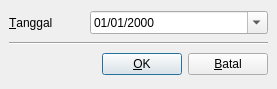
<?xml version="1.0" encoding="UTF-8"?>
<ui version="4.0">
 <class>DateChooserDialog</class>
 <widget class="QDialog" name="DateChooserDialog">
  <property name="geometry">
   <rect>
    <x>0</x>
    <y>0</y>
    <width>277</width>
    <height>89</height>
   </rect>
  </property>
  <property name="windowTitle">
   <string>Dialog</string>
  </property>
  <layout class="QVBoxLayout" name="verticalLayout">
   <property name="leftMargin">
    <number>9</number>
   </property>
   <property name="topMargin">
    <number>9</number>
   </property>
   <property name="rightMargin">
    <number>9</number>
   </property>
   <property name="bottomMargin">
    <number>9</number>
   </property>
   <item>
    <layout class="QHBoxLayout" name="horizontalLayout" stretch="0,1">
     <item>
      <widget class="QLabel" name="label">
       <property name="minimumSize">
        <size>
         <width>75</width>
         <height>0</height>
        </size>
       </property>
       <property name="text">
        <string>&amp;Tanggal</string>
       </property>
       <property name="buddy">
        <cstring>dateEdit</cstring>
       </property>
      </widget>
     </item>
     <item>
      <widget class="QDateEdit" name="dateEdit">
       <property name="displayFormat">
        <string>dd/MM/yyyy</string>
       </property>
       <property name="calendarPopup">
        <bool>true</bool>
       </property>
      </widget>
     </item>
    </layout>
   </item>
   <item>
    <widget class="Line" name="line">
     <property name="orientation">
      <enum>Qt::Horizontal</enum>
     </property>
    </widget>
   </item>
   <item>
    <layout class="QHBoxLayout" name="horizontalLayout_2">
     <property name="spacing">
      <number>6</number>
     </property>
     <item>
      <spacer name="horizontalSpacer">
       <property name="orientation">
        <enum>Qt::Horizontal</enum>
       </property>
       <property name="sizeHint" stdset="0">
        <size>
         <width>40</width>
         <height>20</height>
        </size>
       </property>
      </spacer>
     </item>
     <item>
      <widget class="QPushButton" name="okButton">
       <property name="text">
        <string>&amp;OK</string>
       </property>
       <property name="icon">
        <iconset resource="app.qrc">
         <normaloff>:/icons/done</normaloff>:/icons/done</iconset>
       </property>
      </widget>
     </item>
     <item>
      <widget class="QPushButton" name="cancelButton">
       <property name="text">
        <string>&amp;Batal</string>
       </property>
       <property name="icon">
        <iconset resource="app.qrc">
         <normaloff>:/icons/clear</normaloff>:/icons/clear</iconset>
       </property>
      </widget>
     </item>
    </layout>
   </item>
  </layout>
 </widget>
 <resources>
  <include location="app.qrc"/>
 </resources>
 <connections/>
</ui>
